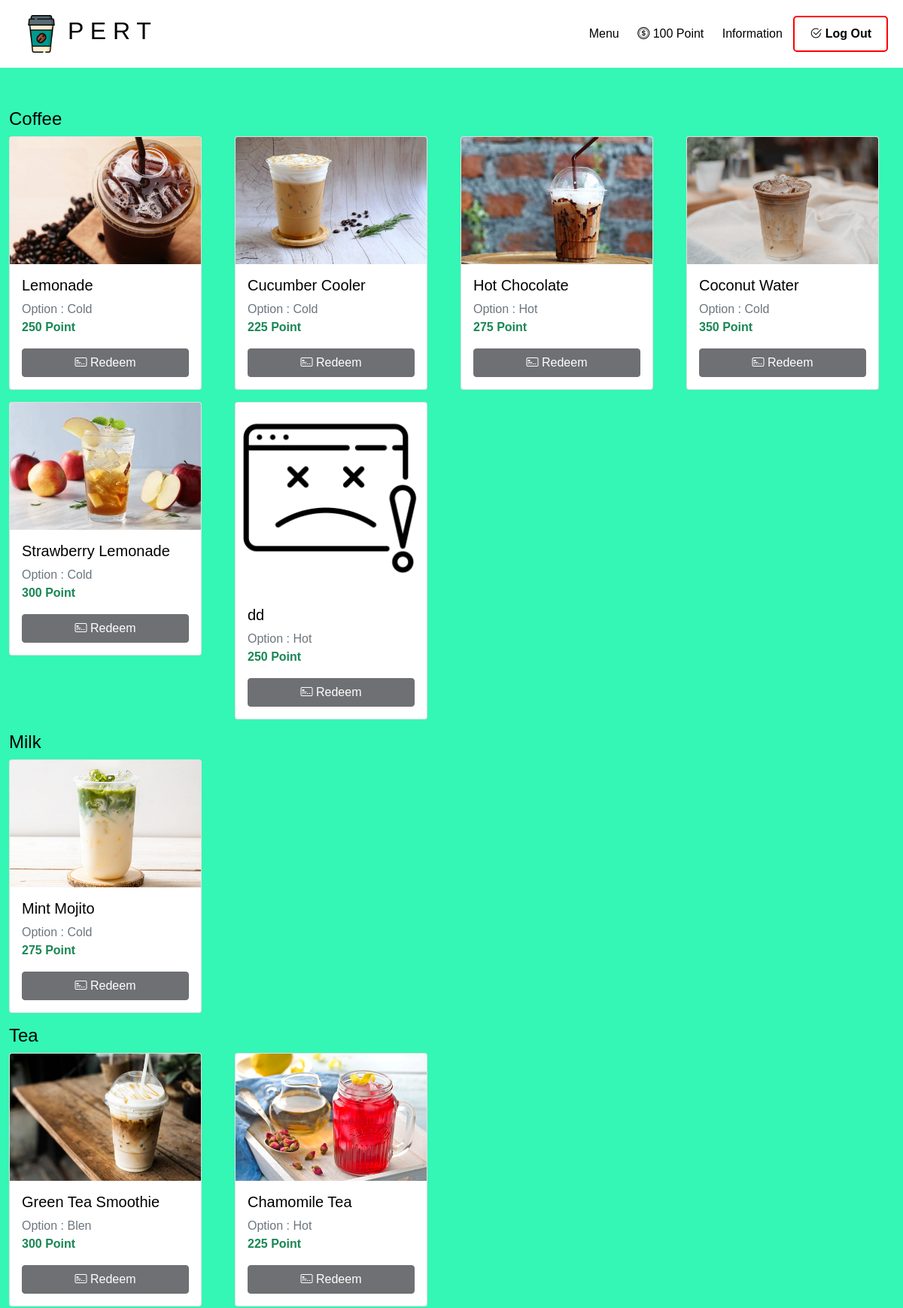
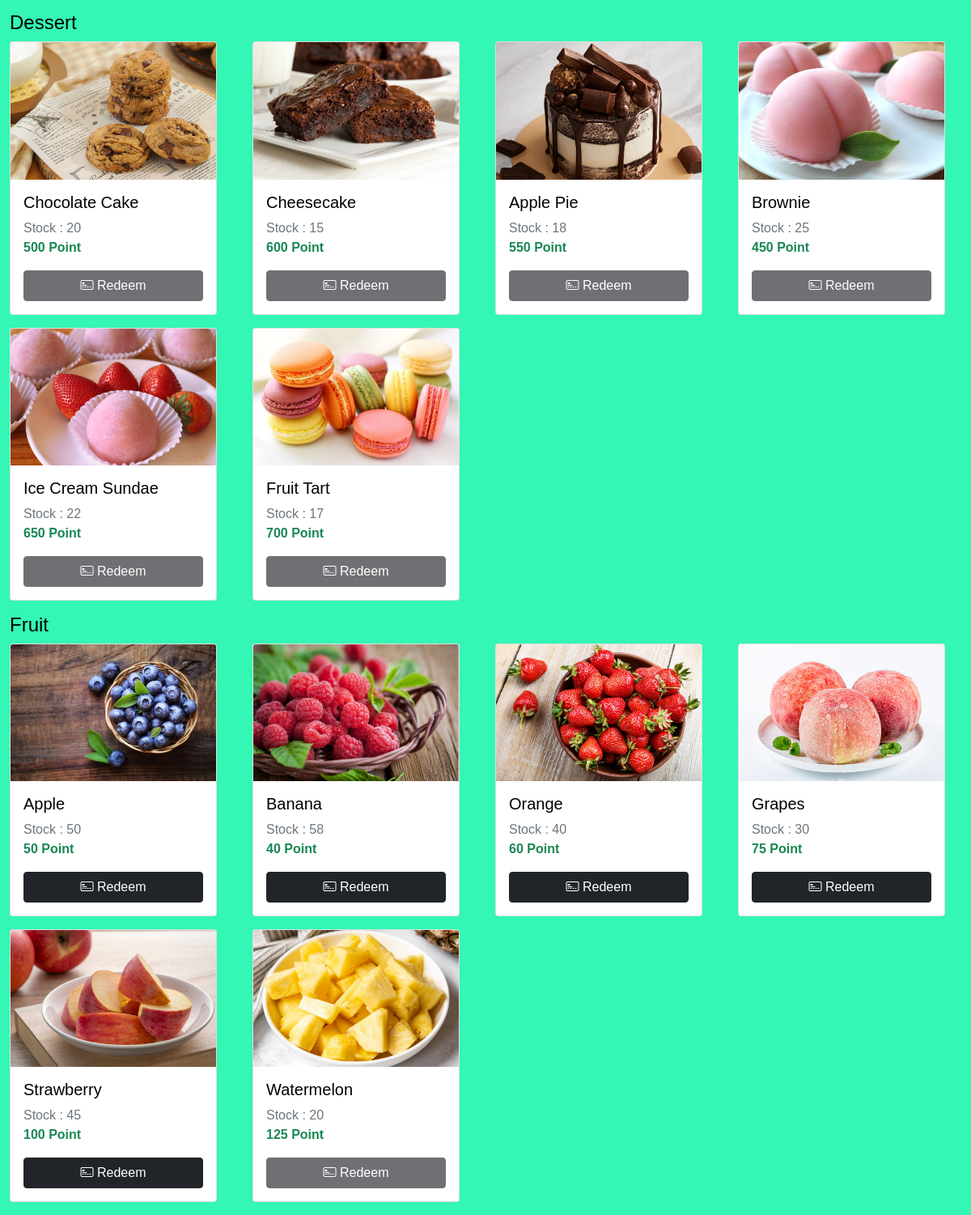
/cafe/Userphp/Userinter.php (signed in), run on the app's committed database (2 pictures, top to bottom).
### tables this page shows
CREATE TABLE `points` (
  `p_pointID` int(10) NOT NULL,
  `p_customerName` varchar(255) NOT NULL,
  `p_pointTotal` varchar(4) DEFAULT NULL
);

CREATE TABLE `water_menu` (
  `w_menuID` int(10) NOT NULL,
  `w_menuName` varchar(255) NOT NULL,
  `w_waterType` varchar(255) NOT NULL,
  `w_HotColdBlended` varchar(4) NOT NULL,
  `w_price` int(3) NOT NULL,
  `w_picture` varchar(255) NOT NULL
);

CREATE TABLE `dessert_menu` (
  `dess_menuID` int(10) NOT NULL,
  `dess_menuName` varchar(255) NOT NULL,
  `dess_quantity` int(3) DEFAULT NULL,
  `dess_price` int(3) NOT NULL,
  `dess_picture` varchar(255) NOT NULL
);

CREATE TABLE `fruit_menu` (
  `fruit_menuID` int(10) NOT NULL,
  `fruit_menuName` varchar(255) NOT NULL,
  `fruit_quantity` int(3) DEFAULT NULL,
  `fruit_price` int(3) NOT NULL,
  `fruit_picture` varchar(255) NOT NULL
);

### cafe/Userphp/Userinter.php (the view, shortened to what this page needs)
<?php
include '../condb/database.php';
$cof_query = mysqli_query($conn, "SELECT * FROM water_menu WHERE w_watertype = 'coffee'");
$cof_row = mysqli_num_rows($cof_query);
$mil_query = mysqli_query($conn, "SELECT * FROM water_menu WHERE w_watertype = 'milk'");
$mil_row = mysqli_num_rows($mil_query);
$tea_query = mysqli_query($conn, "SELECT * FROM water_menu WHERE w_watertype = 'tea'");
$tea_row = mysqli_num_rows($tea_query);
$dess_query = mysqli_query($conn, "SELECT * FROM dessert_menu");
$dess_row = mysqli_num_rows($dess_query);
$fruit_query = mysqli_query($conn, "SELECT * FROM fruit_menu");
$fruit_row = mysqli_num_rows($fruit_query);
$cus_username = $_SESSION['cus_login'];
$point_query = "SELECT * FROM points WHERE p_customerName = '$cus_username' ";
$point_row = mysqli_query($conn, $point_query);
$point = mysqli_fetch_assoc($point_row);
$point_total = $point['p_pointTotal'];
?>
<!DOCTYPE html>
<html lang="en">
<head>
    <link href="https://cdn.jsdelivr.net/npm/bootstrap@5.0.2/dist/css/bootstrap.min.css" rel="stylesheet">
    <link rel="stylesheet" href="https://cdn.jsdelivr.net/npm/bootstrap-icons@1.11.3/font/bootstrap-icons.min.css">
    <link rel="stylesheet" href="../css/css_for_user/add_styles_for_user.css">
</head>
<body>
    <div class="nav">
        <div class="logo-container">
            <a href="#"><img src="../image/coffee-cup.png" class="logo" /></a>
            <h2>P E R T</h2>
        </div>
        <div class="links">
            <a href="Userinter.php">Menu</a>
            <a href="#"><i class="bi bi-coin"></i> <?php echo $point_total ?> Point</a>
            <a href="Information.php">Information</a>
            <button id="LogoutBtn"><i class="bi bi-check2-circle"></i> Log Out</button>
        </div>
    </div>
    <div class="container" style="margin-top: 30px;">
        <br>
        <div class="row">
            <h4>Coffee</h4>
            <?php if ($cof_row > 0) : ?>
                <?php while ($water = mysqli_fetch_assoc($cof_query)) : ?>
                    <div class="col-3 mb-3">
                        <div class="card" style="width: 16rem;">
                            <?php if (!empty($water['w_picture'])) : ?>
                                <img src="../image/menu/Water/<?php echo $water['w_picture']; ?>" class="card-img-top" width="100" alt="Product Image">
                            <?php else : ?>
                                <img src="../image/error.png" class="card-img-top" width="100" alt="Product Image">
                            <?php endif; ?>
                            <div class="card-body">
                                <form action="redeem.php" method="post">
                                    <?php $rate = number_format($water['w_price'], 2) * 5 ?>
                                    <h5 class="card-title"><?php echo $water['w_menuName']; ?></h5>
                                    <p class="card-text text-muted mb-0">Option : <?php echo $water['w_HotColdBlended']; ?></p>
                                    <p class="card-text text-success fw-bold"><?php echo $rate; ?> Point</p>
                                    <?php if($point_total < $rate): ?>
                                        <button type="submit" class="btn btn-dark w-100" disabled><i class="bi bi-credit-card-2-front"></i> Redeem</button>
                                    <?php else: ?>
                                        <button type="submit" class="btn btn-dark w-100"><i class="bi bi-credit-card-2-front"></i> Redeem</button>
                                    <?php endif; ?>
                                </form>
                            </div>
                        </div>
                    </div>
                <?php endwhile; ?>
            <?php else : ?>
                <diiv class="col-12">
                    <h4 class="text-danger">No product data</h4>
                </diiv>
            <?php endif; ?>
        </div>
        <div class="row">
            <h4>Milk</h4>
            <?php if ($mil_row > 0) : ?>
                <?php while ($water = mysqli_fetch_assoc($mil_query)) : ?>
                    <div class="col-3 mb-3">
                        <div class="card" style="width: 16rem;">
                            <?php if (!empty($water['w_picture'])) : ?>
                                <img src="../image/menu/water/<?php echo $water['w_picture']; ?>" class="card-img-top" width="100" alt="Product Image">
                            <?php else : ?>
                                <img src="../image/error.png" class="card-img-top" width="100" alt="Product Image">
                            <?php endif; ?>
                            <div class="card-body">
                                <form action="redeem.php" method="post">
                                    <?php $rate = number_format($water['w_price'], 2) * 5 ?>
                                    <h5 class="card-title"><?php echo $water['w_menuName']; ?></h5>
                                    <p class="card-text text-muted mb-0">Option : <?php echo $water['w_HotColdBlended']; ?></p>
                                    <p class="card-text text-success fw-bold"><?php echo $rate; ?> Point</p>
                                    <?php if($point_total < $rate): ?>
                                        <button type="submit" class="btn btn-dark w-100" disabled><i class="bi bi-credit-card-2-front"></i> Redeem</button>
                                    <?php else: ?>
                                        <button type="submit" class="btn btn-dark w-100"><i class="bi bi-credit-card-2-front"></i> Redeem</button>
                                    <?php endif; ?>
                                </form>
                            </div>
                        </div>
                    </div>
                <?php endwhile; ?>
            <?php else : ?>
                <diiv class="col-12">
                    <h4 class="text-danger">No product data</h4>
                </diiv>
            <?php endif; ?>
        </div>
        <div class="row">
            <h4>Tea</h4>
            <?php if ($tea_row > 0) : ?>
                <?php while ($water = mysqli_fetch_assoc($tea_query)) : ?>
                    <div class="col-3 mb-3">
                        <div class="card" style="width: 16rem;">
                            <?php if (!empty($water['w_picture'])) : ?>
                                <img src="../image/menu/water/<?php echo $water['w_picture']; ?>" class="card-img-top" width="100" alt="Product Image">
                            <?php else : ?>
                                <img src="../image/error.png" class="card-img-top" width="100" alt="Product Image">
                            <?php endif; ?>
                            <div class="card-body">
                                <form action="redeem.php" method="post">
                                    <?php $rate = number_format($water['w_price'], 2) * 5 ?>
                                    <h5 class="card-title"><?php echo $water['w_menuName']; ?></h5>
                                    <p class="card-text text-muted mb-0">Option : <?php echo $water['w_HotColdBlended']; ?></p>
                                    <p class="card-text text-success fw-bold"><?php echo $rate; ?> Point</p>
                                    <?php if($point_total < $rate): ?>
                                        <button type="submit" class="btn btn-dark w-100" disabled><i class="bi bi-credit-card-2-front"></i> Redeem</button>
                                    <?php else: ?>
                                        <button type="submit" class="btn btn-dark w-100"><i class="bi bi-credit-card-2-front"></i> Redeem</button>
                                    <?php endif; ?>
                                </form>
                            </div>
                        </div>
                    </div>
                <?php endwhile; ?>
            <?php else : ?>
                <diiv class="col-12">
                    <h4 class="text-danger">No product data</h4>
                </diiv>
            <?php endif; ?>
        </div>
        <div class="row">
            <h4>Dessert</h4>
            <?php if ($dess_row > 0) : ?>
                <?php while ($dessert = mysqli_fetch_assoc($dess_query)) : ?>
                    <div class="col-3 mb-3">
                        <div class="card" style="width: 16rem;">
                            <?php if (!empty($dessert['dess_picture'])) : ?>
                                <img src="../image/menu/Dessert/<?php echo $dessert['dess_picture']; ?>" class="card-img-top" width="100" alt="Product Image">
                            <?php else : ?>
                                <img src="../image/error.png" class="card-img-top" width="100" alt="Product Image">
                            <?php endif; ?>
                            <div class="card-body">
                                <form action="redeem.php" method="post">
                                    <?php $rate = number_format($dessert['dess_price'], 2) * 5 ?>
                                    <h5 class="card-title"><?php echo $dessert['dess_menuName']; ?></h5>
                                    <p class="card-text text-muted mb-0">Stock : <?php echo $dessert['dess_quantity']; ?></p>
                                    <p class="card-text text-success fw-bold"><?php echo $rate; ?> Point</p>
                                    <?php if($point_total < $rate or $dessert['dess_quantity'] == 0): ?>
                                        <button type="submit" class="btn btn-dark w-100" disabled><i class="bi bi-credit-card-2-front"></i> Redeem</button>
                                    <?php else: ?>
                                        <button type="submit" class="btn btn-dark w-100"><i class="bi bi-credit-card-2-front"></i> Redeem</button>
                                    <?php endif; ?>
                                </form>
                            </div>
                        </div>
                    </div>
                <?php endwhile; ?>
            <?php else : ?>
                <diiv class="col-12">
                    <h4 class="text-danger">No product data</h4>
                </diiv>
            <?php endif; ?>
        </div>
        <div class="row">
            <h4>Fruit</h4>
            <?php if ($fruit_row > 0) : ?>
                <?php while ($fruit = mysqli_fetch_assoc($fruit_query)) : ?>
                    <div class="col-3 mb-3">
                        <div class="card" style="width: 16rem;">
                            <?php if (!empty($fruit['fruit_picture'])) : ?>
                                <img src="../image/menu/Fruit/<?php echo $fruit['fruit_picture']; ?>" class="card-img-top" width="100" alt="Product Image">
                            <?php else : ?>
                                <img src="../image/error.png" class="card-img-top" width="100" alt="Product Image">
                            <?php endif; ?>
                            <div class="card-body">
                                <form action="redeem.php" method="post">
                                    <?php $rate = number_format($fruit['fruit_price'], 2) * 5 ?>
                                    <h5 class="card-title"><?php echo $fruit['fruit_menuName']; ?></h5>
                                    <p class="card-text text-muted mb-0">Stock : <?php echo $fruit['fruit_quantity']; ?></p>
                                    <p class="card-text text-success fw-bold"><?php echo $rate; ?> Point</p>
                                    <?php if($point_total < $rate or $fruit['fruit_quantity'] == 0): ?>
                                        <button type="submit" class="btn btn-dark w-100" disabled><i class="bi bi-credit-card-2-front"></i> Redeem</button>
                                    <?php else: ?>
                                        <button type="submit" class="btn btn-dark w-100"><i class="bi bi-credit-card-2-front"></i> Redeem</button>
                                    <?php endif; ?>
                                </form>
                            </div>
                        </div>
                    </div>
                <?php endwhile; ?>
            <?php else : ?>
                <diiv class="col-12">
                    <h4 class="text-danger">No product data</h4>
                </diiv>
            <?php endif; ?>
        </div>
    </div>
</body>
</html>

### cafe/css/css_for_user/add_styles_for_user.css (style rules this page uses)
body { background-color: #34f6b5; color: black; font-family: Arial, sans-serif; }
.container { max-width: 1200px; margin: 0 auto; }
.nav { background-color: white; display: flex; align-items: center; justify-content: space-between; padding: 20px; }
.nav a { color: black; text-decoration: none; margin: 0 10px; }
.nav button { border: none; background-color: green; color: black; padding: 10px 20px; border-radius: 5px; cursor: pointer; }
.logo-container { display: flex; align-items: center; }
.logo { max-width: 50px; max-height: 50px; }
.links button { border: 2px solid red; background-color: transparent; color: black; padding: 10px 20px; border-radius: 5px; cursor: pointer; font-weight: bold; transition: background-color 0.3s, border-color 0.3s; }

### data on the page
points: p_pointTotal "100"
water_menu: w_picture (picture), w_menuName "Lemonade", w_HotColdBlended "Cold", w_price "250", shows "Redeem"
water_menu: w_picture (picture), w_menuName "Cucumber Cooler", w_HotColdBlended "Cold", w_price "225", shows "Redeem"
water_menu: w_picture (picture), w_menuName "Hot Chocolate", w_HotColdBlended "Hot", w_price "275", shows "Redeem"
water_menu: w_picture (picture), w_menuName "Coconut Water", w_HotColdBlended "Cold", w_price "350", shows "Redeem"
water_menu: w_picture (picture), w_menuName "Strawberry Lemonade", w_HotColdBlended "Cold", w_price "300", shows "Redeem"
water_menu: w_menuName "dd", w_HotColdBlended "Hot", w_price "250", shows "Redeem"
water_menu: w_picture (picture), w_menuName "Mint Mojito", w_HotColdBlended "Cold", w_price "275", shows "Redeem"
water_menu: w_picture (picture), w_menuName "Green Tea Smoothie", w_HotColdBlended "Blen", w_price "300", shows "Redeem"
water_menu: w_picture (picture), w_menuName "Chamomile Tea", w_HotColdBlended "Hot", w_price "225", shows "Redeem"
dessert_menu: dess_picture (picture), dess_menuName "Chocolate Cake", dess_quantity "20", dess_price "500", shows "Redeem"
dessert_menu: dess_picture (picture), dess_menuName "Cheesecake", dess_quantity "15", dess_price "600", shows "Redeem"
dessert_menu: dess_picture (picture), dess_menuName "Apple Pie", dess_quantity "18", dess_price "550", shows "Redeem"
dessert_menu: dess_picture (picture), dess_menuName "Brownie", dess_quantity "25", dess_price "450", shows "Redeem"
dessert_menu: dess_picture (picture), dess_menuName "Ice Cream Sundae", dess_quantity "22", dess_price "650", shows "Redeem"
dessert_menu: dess_picture (picture), dess_menuName "Fruit Tart", dess_quantity "17", dess_price "700", shows "Redeem"
fruit_menu: fruit_picture (picture), fruit_menuName "Apple", fruit_quantity "50", fruit_price "50", shows "Redeem"
fruit_menu: fruit_picture (picture), fruit_menuName "Banana", fruit_quantity "58", fruit_price "40", shows "Redeem"
fruit_menu: fruit_picture (picture), fruit_menuName "Orange", fruit_quantity "40", fruit_price "60", shows "Redeem"
fruit_menu: fruit_picture (picture), fruit_menuName "Grapes", fruit_quantity "30", fruit_price "75", shows "Redeem"
fruit_menu: fruit_picture (picture), fruit_menuName "Strawberry", fruit_quantity "45", fruit_price "100", shows "Redeem"
fruit_menu: fruit_picture (picture), fruit_menuName "Watermelon", fruit_quantity "20", fruit_price "125", shows "Redeem"
